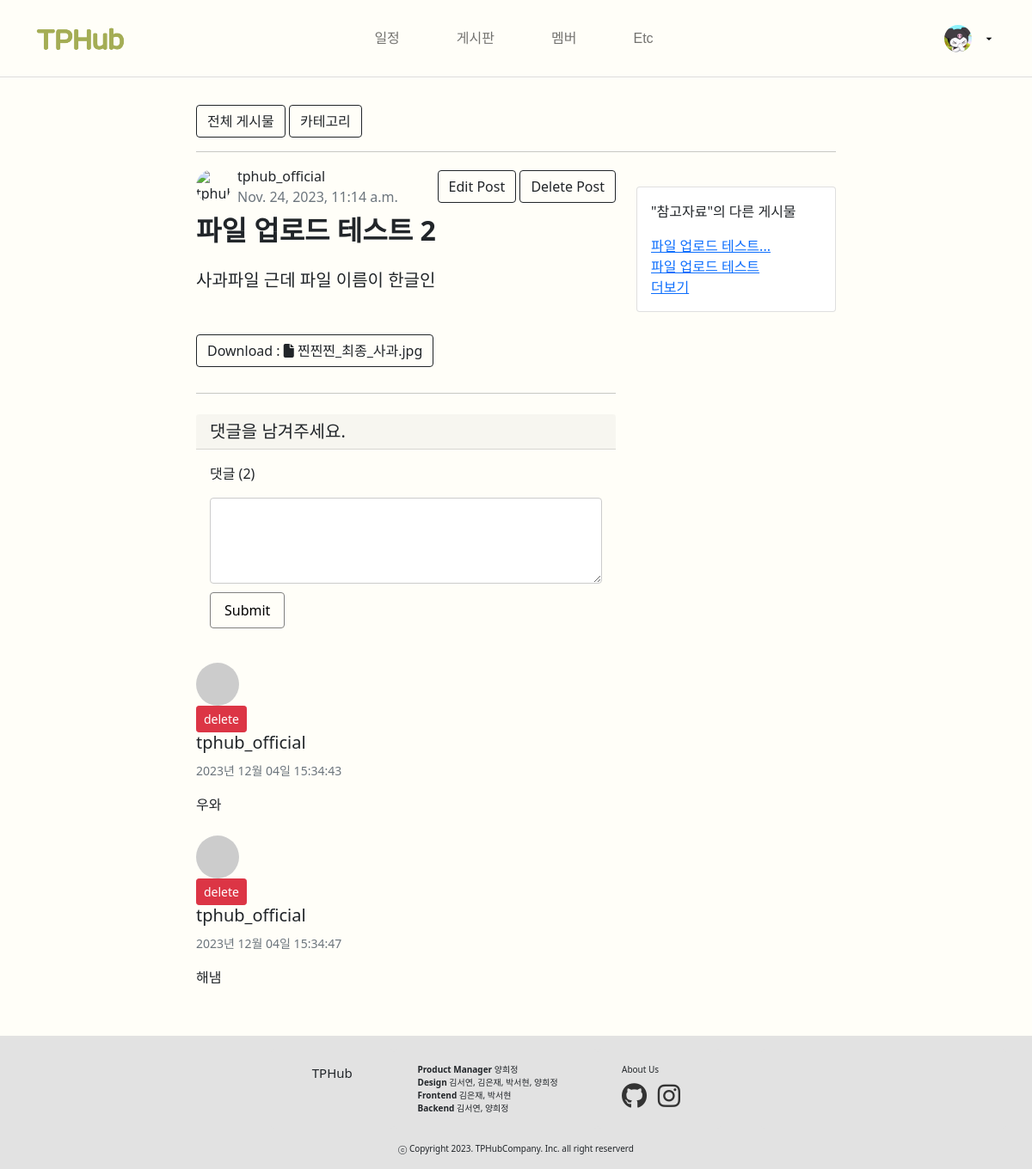
Before: /board/3/ (signed in) with the older database file.
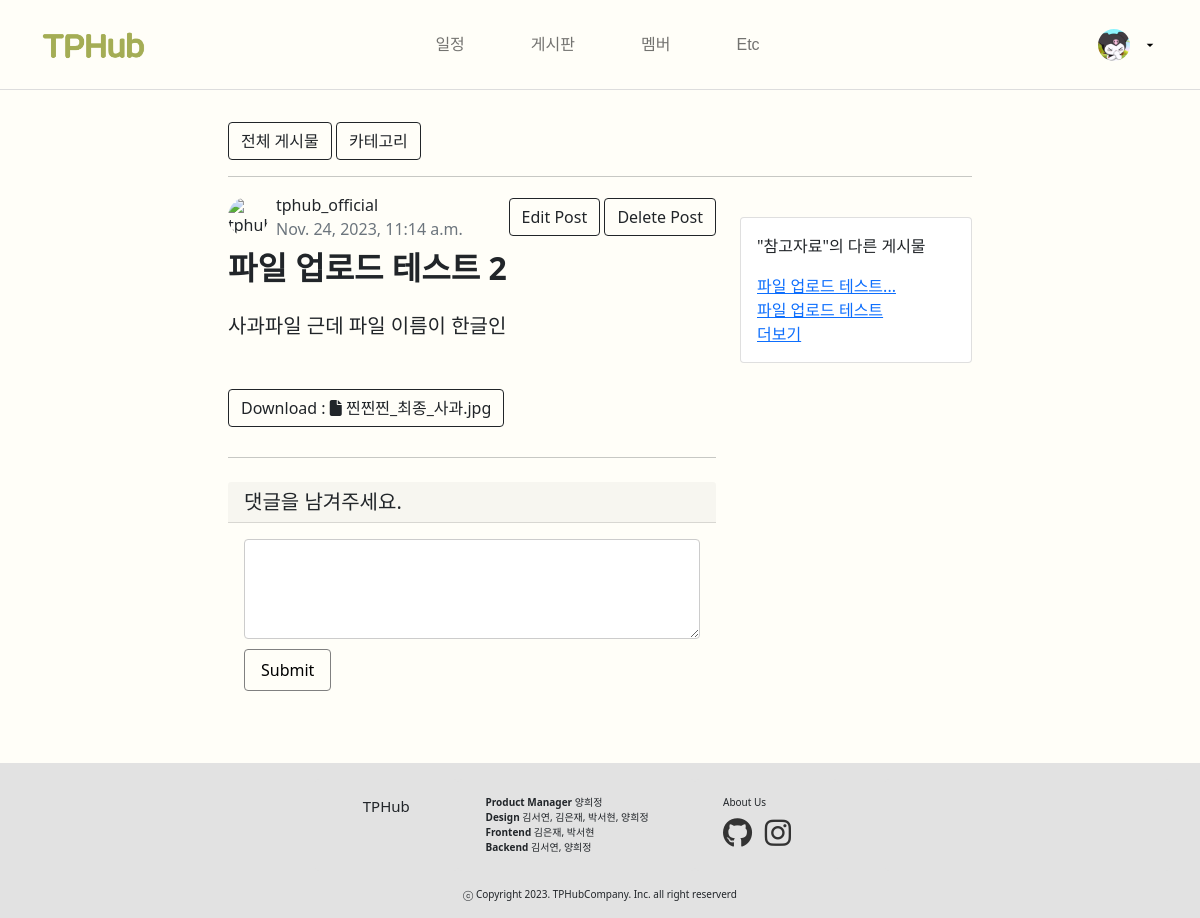
After: the same page with the newer database file.
### board/models.py (models this page shows, shortened)
class Post(models.Model):
    title = models.CharField(max_length=30)
    author = models.ForeignKey(User, null=True, blank=False, on_delete=models.SET_NULL)
    category = models.ForeignKey(Category, null=True, blank=False, on_delete=models.SET_NULL)
    content = models.TextField()
    file_upload = models.FileField(upload_to='blog/files/%Y/%m/%d/', blank=True)
    created_at = models.DateTimeField(auto_now_add=True)
    updated_at = models.DateTimeField(auto_now=True)
    def get_absolute_url(self):
        return f'/board/{self.pk}/'
    def get_file_name(self):
        return os.path.basename(self.file_upload.name)
    def get_file_ext(self):
        return self.get_file_name().split('.')[-1]

class Comment(models.Model):
    post = models.ForeignKey(Post, on_delete=models.CASCADE)
    author = models.ForeignKey(User, on_delete=models.CASCADE)
    content = models.TextField()
    created_at = models.DateTimeField(auto_now_add=True)
    def __str__(self):
        return f'{self.author}::{self.content}'

class Category(models.Model):
    name = models.CharField(max_length=50, unique=True)
    slug = models.SlugField(max_length=200, unique=True, allow_unicode=True)
    hook_text = models.CharField(max_length=100, blank=True)
    head_image = models.ImageField(upload_to='board/category_images/%Y/%m/%d/', blank=False)
    def __str__(self):
        return self.name
    def get_absolute_url(self):
        return f'/board/category/{self.slug}'
    def get_queryset(self):
        return self.post_set.order_by('-pk')

### board/views.py (the view, shortened to what this page needs)
# urls.py: path('<int:pk>/', views.PostDetail.as_view()), # 글 상세보기
class PostDetail(LoginRequiredMixin, DetailView):
    model = Post
    def get_context_data(self, **kwargs):
        context = super(PostDetail, self).get_context_data()
        context['categories'] = Category.objects.all()
        context['comment_form'] = CommentForm
        return context

### board/templates/board/post_detail.html (shortened to what the changed rows need)
{% extends 'board/base.html' %}
{% block main_area %}
{% load static %}
{% load crispy_forms_tags %}
<link href="{% static 'blog/bootstrap/bootstrap.min.css' %}" rel="stylesheet" type="text/css">
<link rel="stylesheet" type="text/css" href="{% static 'board/css/comment.css' %}">
<link rel="stylesheet" type="text/css" href="{% static 'board/css/del.css' %}">
<div class="row">
    <div class="col-lg-8">
        <header class="mb-4">
            <div class="d-flex align-items-center justify-content-between mb-2">
                <div class="d-flex align-items-center">
                    <div class="ms-2">
                        <div>{{ post.author.username }}</div>
                        <div class="text-muted"> {{ post.created_at }}</div>
                    </div>
                </div>
                {% if user.is_authenticated and user == post.author %}
                <div class>
                </div>
                {% endif %}
            </div>
            <h1 class="fw-bolder mb-4" style="font-size: 2em;">{{ post.title }}</h1>
            <section class="mb-5">
                <p class="fs-5 mb-4">{{ post.content }}</p>
            </section>
            {% if post.file_upload %}
            <a href="{{ post.file_upload.url }}" class="btn btn-outline-dark" role="button" download>
                Download :
                {% if post.get_file_ext == 'csv' %}
                <i class="fa-solid fa-file-csv"></i>
                {% elif post.get_file_ext == 'xlsx' or post.get_file_ext == 'xls' %}
                <i class="fa-solid fa-file-excel"></i>
                {% elif post.get_file_ext == 'docx' or post.get_file_ext == 'doc' %}
                <i class="fa-solid fa-file-word"></i>
                {% else %}
                <i class="fa-solid fa-file"></i>
                {% endif %}
                {{ post.get_file_name }}
            </a>
            {% endif %}
        </header>
        <div id="comment-area">
            <div class="my-4">
                <div class="card-body">
                    <div class="comment-header">
                        {% if post.comment_set.exists %}
                        <p>댓글 ({{ post.comment_set.count }})</p>
                        {% endif %}
                    </div>
                </div>
            </div>
            {% if post.comment_set.exists %}
            {% for comment in post.comment_set.iterator %}
            <div class="media mb-4" id="comment-{{ comment.pk }}">
                <img class="d-flex mr-3 rounded-circle" src="http://placehold.it/50x50" alt="">
                <div class="media-body">
                    {% if user.is_authenticated and comment.author == user %}
                    <div class="float-right">
                        <a role="button"
                           href="#"
                           id="comment-{{ comment.pk }}-delete-modal-btn"
                           class="btn btn-sm btn-danger"
                           data-toggle="modal" data-target="#deleteCommentModal-{{ comment.pk }}">
                            delete
                        </a>
                    </div>
                    {% endif %}
                    <h5 class="mt-0">{{ comment.author.username }}</h5>
                        <small class="text-muted">{{ comment.created_at|date:"Y년 m월 d일 H:i:s" }}</small>
                    <p>{{ comment.content | linebreaks }}</p>
                </div>
            </div>
            {% endfor %}
            {% endif %}
        </div>
    </div>
    <div class="col-lg-4">
        <div class="card my-4">
            <div class="card-body">
                <p>"{{ post.category }}"의 다른 게시물</p>
                {% for category in categories %}
                {% if category == post.category %}
                <ul class="list-unstyled mb-0">
                    {% for c in category.get_queryset|slice:":3" %}
                    <li>
                        <a href="{{ c.get_absolute_url }}">
                            {{ c.title|slice:":10" }}{% if c.title|length > 10 %}...{% endif %}
                        </a>
                    </li>
                    {% endfor %}
                </ul>
                <a href="{{ category.get_absolute_url }}">더보기</a>
                {% endif %}
                {% endfor %}
            </div>
        </div>
    </div>
</div>
{% endblock %}

Changed rows visible on the page:
removed Comment: author.username "tphub_official", created_at "2023년 12월 04일 15:34:43", content "우와"
removed Comment: author.username "tphub_official", created_at "2023년 12월 04일 15:34:47", content "해냄"
changed Post "파일 업로드 테스트 2": comment_set.count "2" → (not shown)
Other visible differences:
text no longer shown: "댓글 ( )"
